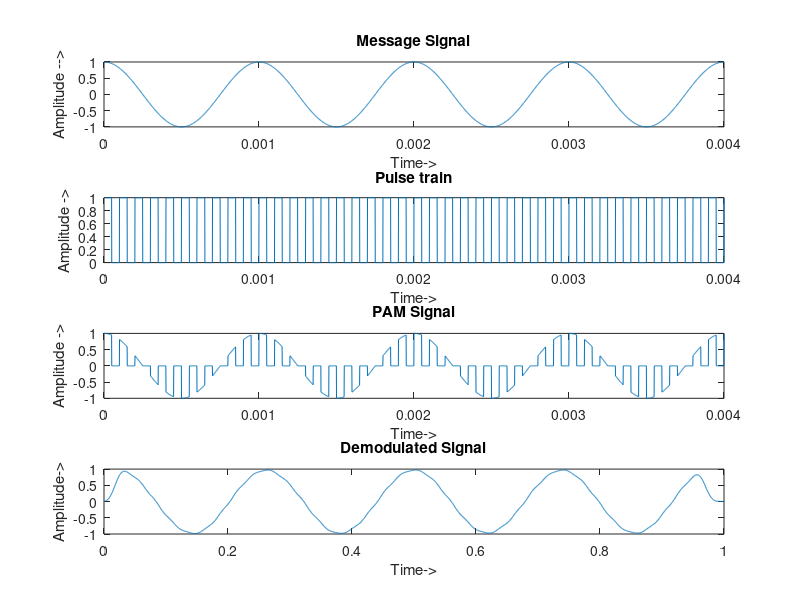

Here is the MATLAB script that generated this plot:
% pulse amplitude modulation
close all
clear all
clc
fm = 1000;
fc = 10000;
fs = 100*fc;
t = 0:1/fs:4/fm;
m = cos(2*pi*fm*t);
c = 0.5*square(2*pi*fc*t) + 0.5;
mo = m.*c;
%Modulation
subplot (4,1,1);
plot(t,m);
xlabel('Time->'); ylabel('Amplitude -->');
title('Message Signal');
subplot (4,1,2);
plot(t,c);
xlabel('Time->');
ylabel('Amplitude ->'); 
title('Pulse train');
subplot (4,1,3);
plot(t,mo);
xlabel('Time->');
ylabel('Amplitude ->');
title('PAM Signal');
% demodulation of PAM Signal
de = mo.*c;
filter = fir1(200, fm/fs, 'low');
demo=conv(filter,de);
t1 = 0:1/(length(demo)-1):1;
subplot (4,1,4);
plot (t1, 2*demo);
xlabel('Time->');
ylabel('Amplitude->');
title('Demodulated Signal');
